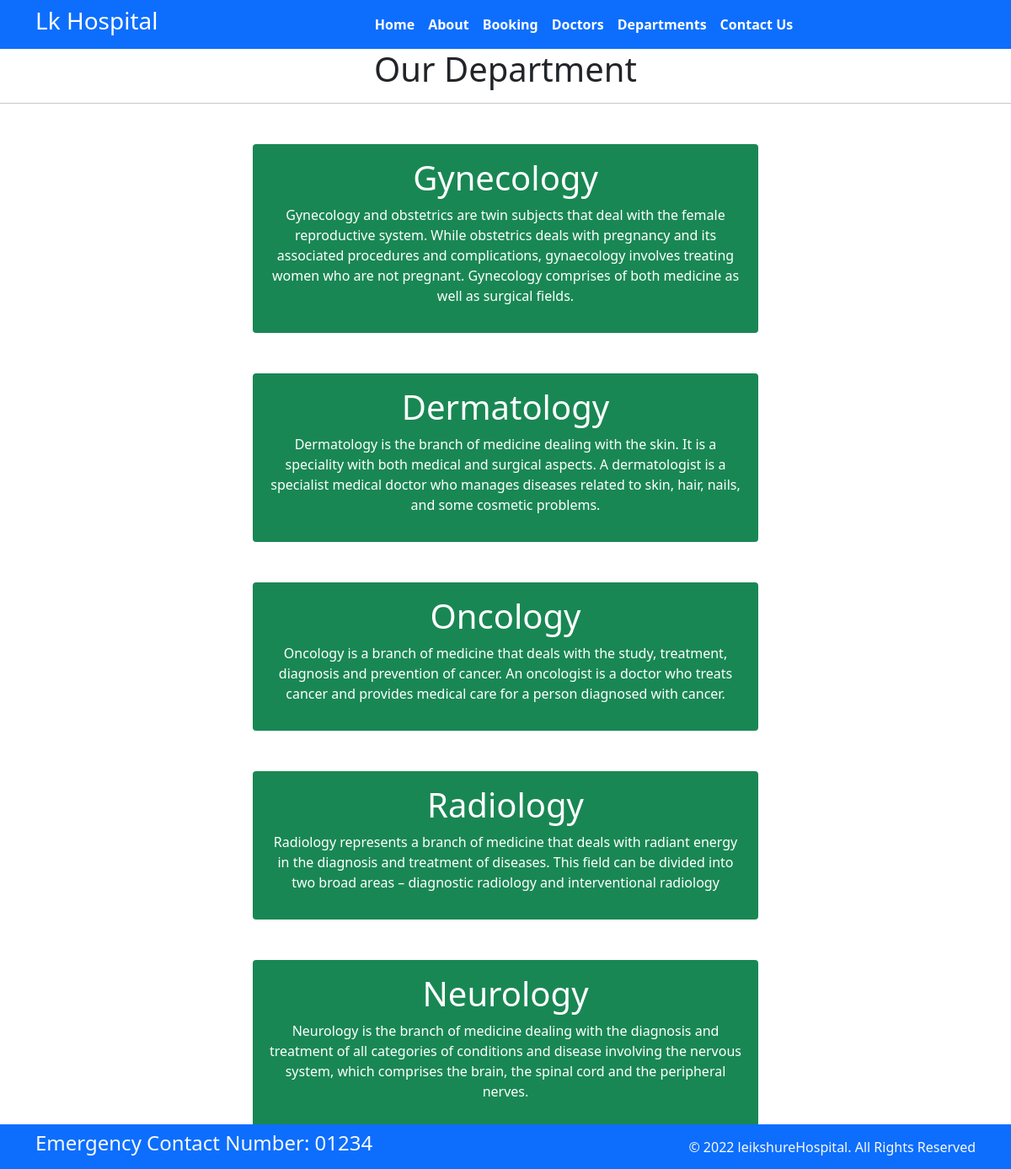
Page /department/ on the committed database.
### happ/models.py (models this page shows, shortened)
class Departments(models.Model):
    dep_name = models.CharField(max_length=100)
    dep_description = models.TextField()

### happ/views.py (the view)
# urls.py: path('department/',views.department,name='department'),
def department(request):
    dict_dept={
        'dept': Departments.objects.all()
    }
    return render(request, 'department.html',dict_dept)

### templates/department.html (shortened to what this page needs)
{% extends 'Base.html' %}
{%block content%}
<h1 class="text-center">Our Department</h1>
<hr>
{% for d in dept %}
<div class="mx-auto w-50 bg-success text-center text-white p-3 my-5 border-warning rounded">
    <h1>{{d.dep_name}}</h1>
    <p>{{d.dep_description}}</p>
</div>
{%endfor%}
{% endblock %}

### templates/Base.html (shortened to what this page needs)
<!DOCTYPE html>
{% load static %}
<html lang="en">
<head>
    <link rel="stylesheet"
      href=" https://cdn.jsdelivr.net/npm/bootstrap@5.1.3/dist/css/bootstrap.min.css ">
    <link rel="stylesheet"
      href="https://use.fontawesome.com/releases/v5.2.0/css/all.css">
	<link rel="stylesheet"
      href="{% static '/css/style.css' %}">
</head>
<body>
	<nav class="navbar bg-primary navbar-expand-md ">
		<div class="container">
		  <div class="col-2 text-left pl-md-0">
			<h3 class="text-white"> Lk Hospital</h3>
		  </div>
		  <div
			class="collapse navbar-collapse justify-content-center col-md-8 navbar-collapse-3">
			<ul class="navbar-nav justify-content-center  fw-bold">
			  <li class="nav-item active">
				<a class="nav-link text-white" href="http://127.0.0.1:8000/Base/">Home </a>
			  </li>
			  <li class="nav-item">
				<a class="nav-link text-white" href="http://127.0.0.1:8000/About/">About</a>
			  </li>
			  <li class="nav-item">
				<a class="nav-link text-white" href="http://127.0.0.1:8000/Booking/">Booking</a>
			  </li>
			  <li class="nav-item">
				<a class="nav-link text-white" href="http://127.0.0.1:8000/Doctors/">Doctors</a>
			  </li>
			   <li class="nav-item">
				<a class="nav-link text-white" href="http://127.0.0.1:8000/department/">Departments</a>
			  </li>
			  <li class="nav-item">
				<a class="nav-link text-white" href="{% url 'Contact' %}">Contact Us</a>
			  </li>
			</ul>
		  </div>
		</div>
	  </nav>
	  {% block content %}{% endblock %}
	  <section class="fixed-bottom">
		<footer class="pt-2 pb-2  bg-primary text-light">
		  <div class="container">
			<div class="row align-items-center">
			  <div class="col-12 col-md-8">
				<h4>Emergency Contact Number: 01234</h4>
			  </div>
			  <div class="col-12 col-md-4 mt-4 mt-md-0 text-center text-md-end">
				© 2022 leikshureHospital. All Rights Reserved
			  </div>
			</div>
		  </div>
		</footer>
	  </section>
</body>
</html>

### rows in the picture
Departments: dep_name "Gynecology", dep_description "Gynecology and obstetrics are twin subjects that deal with the female reproductive system. While obstetrics deals with pregnancy and its associated procedures and complications, gynaecology involves treating women who are not pregnant. Gynecology comprises of both medicine as well as surgical fields."
Departments: dep_name "Dermatology", dep_description "Dermatology is the branch of medicine dealing with the skin. It is a speciality with both medical and surgical aspects. A dermatologist is a specialist medical doctor who manages diseases related to skin, hair, nails, and some cosmetic problems."
Departments: dep_name "Oncology", dep_description "Oncology is a branch of medicine that deals with the study, treatment, diagnosis and prevention of cancer. An oncologist is a doctor who treats cancer and provides medical care for a person diagnosed with cancer."
Departments: dep_name "Radiology", dep_description "Radiology represents a branch of medicine that deals with radiant energy in the diagnosis and treatment of diseases. This field can be divided into two broad areas – diagnostic radiology and interventional radiology"
Departments: dep_name "Neurology", dep_description "Neurology is the branch of medicine dealing with the diagnosis and treatment of all categories of conditions and disease involving the nervous system, which comprises the brain, the spinal cord and the peripheral nerves."
